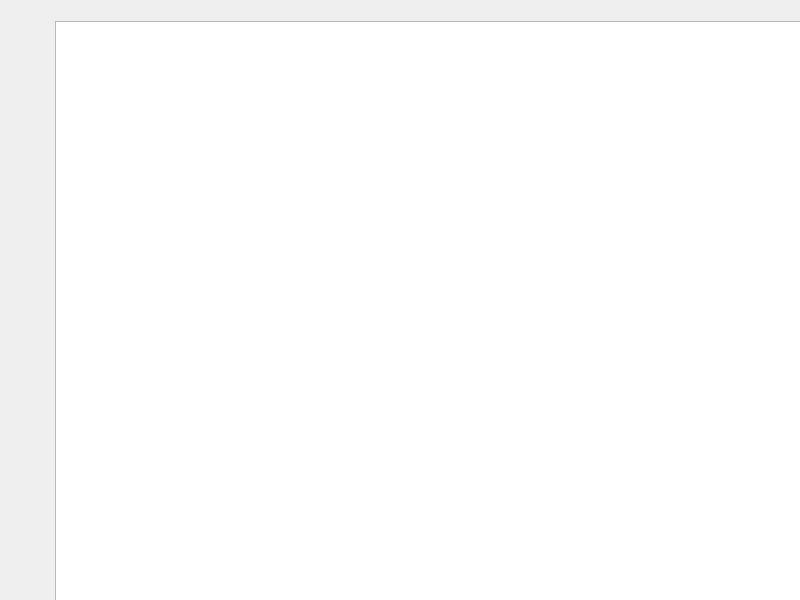
<?xml version="1.0" encoding="UTF-8"?>
<ui version="4.0">
 <class>MainWindow</class>
 <widget class="QMainWindow" name="MainWindow">
  <property name="geometry">
   <rect>
    <x>0</x>
    <y>0</y>
    <width>800</width>
    <height>600</height>
   </rect>
  </property>
  <property name="windowTitle">
   <string>MainWindow</string>
  </property>
  <property name="styleSheet">
   <string notr="true">#centralWidget{
background-image:url(://fondo_principal.png);
}
</string>
  </property>
  <widget class="QWidget" name="centralwidget">
   <widget class="QGraphicsView" name="graphicsView">
    <property name="geometry">
     <rect>
      <x>55</x>
      <y>21</y>
      <width>850</width>
      <height>650</height>
     </rect>
    </property>
   </widget>
  </widget>
 </widget>
 <resources/>
 <connections/>
</ui>
